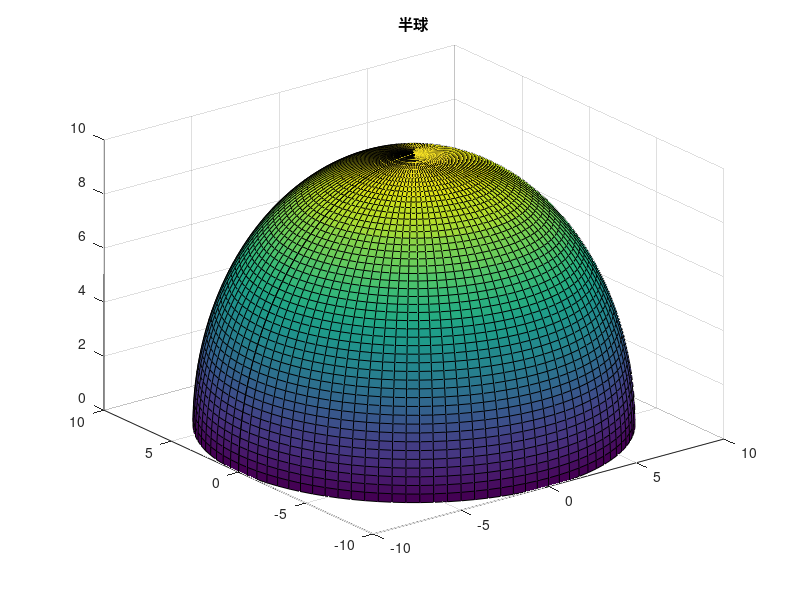
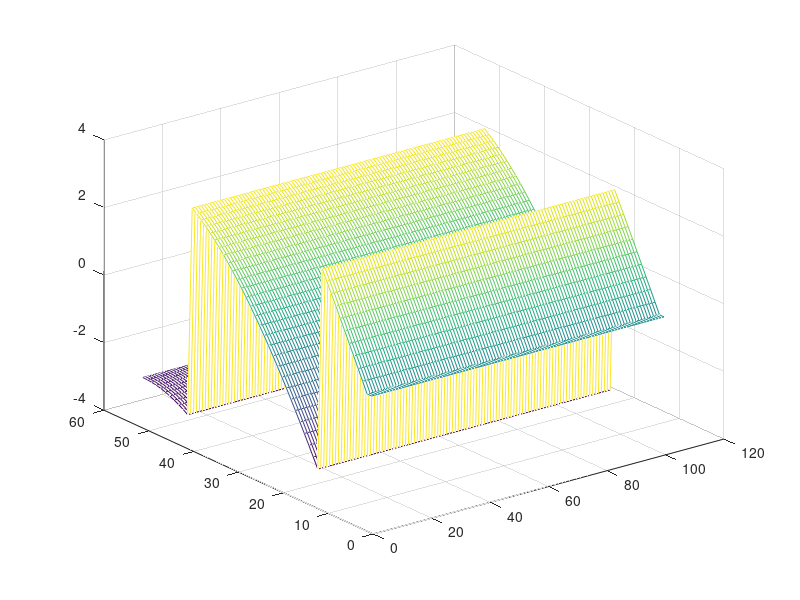

MATLAB code for these plots, in order:
%Hemisphere
clear,clc,close all
%Sphere radius
R=10; 
%Set grid number
n=100; 
theta = (-n:2:n)/n*pi;
phi = ([0,0:2:n])'/n*pi/2;
cosphi = cos(phi); cosphi(1) = 0; cosphi(end) = 0;
sintheta = sin(theta); sintheta(1) = 0; sintheta(end) = 0;
x = R*cosphi*cos(theta);
y = R*cosphi*sintheta;
z = R*sin(phi)*ones(1,n+1);
figure();surf(x,y,z);
title('半球');

fai=exp(1i*z);
re=real(fai);
im=imag(fai);
ang=atan2(im,re);
figure();mesh(ang);
% % agg=Phase_unwrapping_volkovt(ang);
% agg=MCF(ang);
% figure();surf(x,y,agg);title("解包裹半球")


% image=zeros(200);
% image(10:190,10:190)=10;
% [M,N]=size(image);
% x=linspace(-M/2,M/2,M);
% y=linspace(-N/2,N/2,N);
% [xx,yy]=meshgrid(x,y);
% mesh(x,y,image)
% 
% z=image;
% fai=exp(1i*z);
% re=real(fai);
% im=imag(fai);
% ang=atan2(im,re);
% % agg=Phase_unwrapping_volkovt(ang);
% agg=FFT_unwrapping(ang,2);
% figure();surf(x,y,agg);title("解包裹半球")